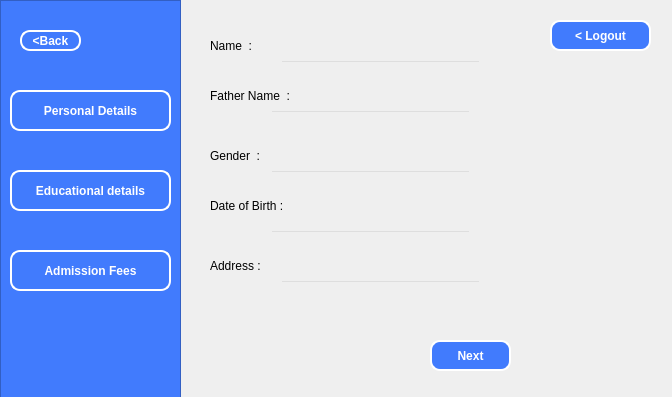
<?xml version="1.0" encoding="UTF-8"?>
<ui version="4.0">
 <class>PersonalDetails</class>
 <widget class="QDialog" name="PersonalDetails">
  <property name="geometry">
   <rect>
    <x>0</x>
    <y>0</y>
    <width>672</width>
    <height>397</height>
   </rect>
  </property>
  <property name="windowTitle">
   <string>Dialog</string>
  </property>
  <widget class="QPushButton" name="BackButten_5">
   <property name="geometry">
    <rect>
     <x>550</x>
     <y>20</y>
     <width>101</width>
     <height>31</height>
    </rect>
   </property>
   <property name="styleSheet">
    <string notr="true">QPushButton
{
background-color: #417BFD;
color: white;
border: 2px solid white;
border-radius: 10px;
	font: 11pt &quot;Georgia&quot;;
font-weight: bold;

}
QPushButton:hover
{
background-color: white;
color: #417BFD;
border: 3px solid #417BFD;
font: 11pt &quot;Georgia&quot;;
font-weight: bold;
}
</string>
   </property>
   <property name="text">
    <string>&lt; Logout</string>
   </property>
   <property name="shortcut">
    <string>Return</string>
   </property>
  </widget>
  <widget class="QFrame" name="frame">
   <property name="geometry">
    <rect>
     <x>0</x>
     <y>0</y>
     <width>181</width>
     <height>431</height>
    </rect>
   </property>
   <property name="styleSheet">
    <string notr="true">QFrame
{
background-color: #417BFD;
}</string>
   </property>
   <property name="frameShape">
    <enum>QFrame::StyledPanel</enum>
   </property>
   <property name="frameShadow">
    <enum>QFrame::Raised</enum>
   </property>
   <widget class="QPushButton" name="BackButten_2">
    <property name="geometry">
     <rect>
      <x>10</x>
      <y>90</y>
      <width>161</width>
      <height>41</height>
     </rect>
    </property>
    <property name="styleSheet">
     <string notr="true">QPushButton
{
background-color: #417BFD;
color: white;
border: 2px solid white;
border-radius: 10px;
	font: 11pt &quot;Georgia&quot;;

font-weight: bold;

}
QPushButton:hover
{
background-color: white;
color: #417BFD;
border: 3px solid #417BFD;
	font: 11pt &quot;Georgia&quot;;

font-weight: bold;
}
</string>
    </property>
    <property name="text">
     <string>Personal Details</string>
    </property>
    <property name="shortcut">
     <string>Return</string>
    </property>
   </widget>
   <widget class="QPushButton" name="BackButten_3">
    <property name="geometry">
     <rect>
      <x>10</x>
      <y>170</y>
      <width>161</width>
      <height>41</height>
     </rect>
    </property>
    <property name="styleSheet">
     <string notr="true">QPushButton
{
background-color: #417BFD;
color: white;
border: 2px solid white;
border-radius: 10px;
	font: 11pt &quot;Georgia&quot;;

font-weight: bold;

}
QPushButton:hover
{
background-color: white;
color: #417BFD;
border: 3px solid #417BFD;
	font: 11pt &quot;Georgia&quot;;

font-weight: bold;
}
</string>
    </property>
    <property name="text">
     <string>Educational details</string>
    </property>
    <property name="shortcut">
     <string>Return</string>
    </property>
   </widget>
   <widget class="QPushButton" name="BackButten_4">
    <property name="geometry">
     <rect>
      <x>10</x>
      <y>250</y>
      <width>161</width>
      <height>41</height>
     </rect>
    </property>
    <property name="styleSheet">
     <string notr="true">QPushButton
{
background-color: #417BFD;
color: white;
border: 2px solid white;
border-radius: 10px;
	font: 11pt &quot;Georgia&quot;;

font-weight: bold;

}
QPushButton:hover
{
background-color: white;
color: #417BFD;
border: 3px solid #417BFD;
	font: 11pt &quot;Georgia&quot;;

font-weight: bold;
}
</string>
    </property>
    <property name="text">
     <string>Admission Fees</string>
    </property>
    <property name="shortcut">
     <string>Return</string>
    </property>
   </widget>
   <widget class="QPushButton" name="BackButten_13">
    <property name="geometry">
     <rect>
      <x>20</x>
      <y>30</y>
      <width>61</width>
      <height>21</height>
     </rect>
    </property>
    <property name="styleSheet">
     <string notr="true">QPushButton
{
background-color: #417BFD;
color: white;
border: 2px solid white;
border-radius: 10px;
	font: 11pt &quot;Georgia&quot;;

font-weight: bold;

}
QPushButton:hover
{
background-color: white;
color: #417BFD;
border: 3px solid #417BFD;
	font: 11pt &quot;Georgia&quot;;

font-weight: bold;
}
</string>
    </property>
    <property name="text">
     <string>&lt;Back</string>
    </property>
    <property name="shortcut">
     <string>Return</string>
    </property>
   </widget>
  </widget>
  <widget class="QLabel" name="username_3">
   <property name="geometry">
    <rect>
     <x>210</x>
     <y>140</y>
     <width>111</width>
     <height>31</height>
    </rect>
   </property>
   <property name="styleSheet">
    <string notr="true">QLabel {
	font: 11pt &quot;Georgia&quot;;
}</string>
   </property>
   <property name="text">
    <string>Gender  :</string>
   </property>
  </widget>
  <widget class="QLineEdit" name="gender">
   <property name="geometry">
    <rect>
     <x>270</x>
     <y>170</y>
     <width>201</width>
     <height>21</height>
    </rect>
   </property>
   <property name="styleSheet">
    <string notr="true">QLineEdit {
background-color :transparent;
	font: 11pt &quot;Georgia&quot;;
color :black;
}</string>
   </property>
  </widget>
  <widget class="QLineEdit" name="Fathername">
   <property name="geometry">
    <rect>
     <x>270</x>
     <y>110</y>
     <width>201</width>
     <height>21</height>
    </rect>
   </property>
   <property name="styleSheet">
    <string notr="true">QLineEdit {
background-color :transparent;
	font: 11pt &quot;Georgia&quot;;
color :black;
}</string>
   </property>
  </widget>
  <widget class="QLabel" name="username">
   <property name="geometry">
    <rect>
     <x>210</x>
     <y>80</y>
     <width>161</width>
     <height>31</height>
    </rect>
   </property>
   <property name="styleSheet">
    <string notr="true">QLabel {
	font: 11pt &quot;Georgia&quot;;
}</string>
   </property>
   <property name="text">
    <string>Father Name  :</string>
   </property>
  </widget>
  <widget class="QLabel" name="username_4">
   <property name="geometry">
    <rect>
     <x>210</x>
     <y>30</y>
     <width>111</width>
     <height>31</height>
    </rect>
   </property>
   <property name="styleSheet">
    <string notr="true">QLabel {
	font: 11pt &quot;Georgia&quot;;
}</string>
   </property>
   <property name="text">
    <string>Name  :</string>
   </property>
  </widget>
  <widget class="QLineEdit" name="studentname">
   <property name="geometry">
    <rect>
     <x>280</x>
     <y>60</y>
     <width>201</width>
     <height>21</height>
    </rect>
   </property>
   <property name="styleSheet">
    <string notr="true">QLineEdit {
background-color :transparent;
	font: 11pt &quot;Georgia&quot;;
color :black;
}</string>
   </property>
  </widget>
  <widget class="QLabel" name="username_2">
   <property name="geometry">
    <rect>
     <x>210</x>
     <y>190</y>
     <width>171</width>
     <height>31</height>
    </rect>
   </property>
   <property name="styleSheet">
    <string notr="true">QLabel {
	font: 11pt &quot;Georgia&quot;;
}</string>
   </property>
   <property name="text">
    <string>Date of Birth :</string>
   </property>
  </widget>
  <widget class="QLineEdit" name="Address">
   <property name="geometry">
    <rect>
     <x>280</x>
     <y>280</y>
     <width>201</width>
     <height>21</height>
    </rect>
   </property>
   <property name="styleSheet">
    <string notr="true">QLineEdit {
background-color :transparent;
	font: 11pt &quot;Georgia&quot;;
color :black;
}</string>
   </property>
  </widget>
  <widget class="QLabel" name="username_5">
   <property name="geometry">
    <rect>
     <x>210</x>
     <y>250</y>
     <width>111</width>
     <height>31</height>
    </rect>
   </property>
   <property name="styleSheet">
    <string notr="true">QLabel {
	font: 11pt &quot;Georgia&quot;;
}</string>
   </property>
   <property name="text">
    <string>Address :</string>
   </property>
  </widget>
  <widget class="QPushButton" name="BackButten_6">
   <property name="geometry">
    <rect>
     <x>430</x>
     <y>340</y>
     <width>81</width>
     <height>31</height>
    </rect>
   </property>
   <property name="styleSheet">
    <string notr="true">QPushButton
{
background-color: #417BFD;
color: white;
border: 2px solid white;
border-radius: 10px;
	font: 11pt &quot;Georgia&quot;;

font-weight: bold;

}
QPushButton:hover
{
background-color: white;
color: #417BFD;
border: 3px solid #417BFD;
	font: 11pt &quot;Georgia&quot;;

font-weight: bold;
}
</string>
   </property>
   <property name="text">
    <string>Next</string>
   </property>
   <property name="shortcut">
    <string>Return</string>
   </property>
  </widget>
  <widget class="QLineEdit" name="dateofbirth">
   <property name="geometry">
    <rect>
     <x>270</x>
     <y>230</y>
     <width>201</width>
     <height>21</height>
    </rect>
   </property>
   <property name="styleSheet">
    <string notr="true">QLineEdit {
background-color :transparent;
	font: 11pt &quot;Georgia&quot;;
color :black;
}</string>
   </property>
  </widget>
 </widget>
 <resources/>
 <connections/>
</ui>
